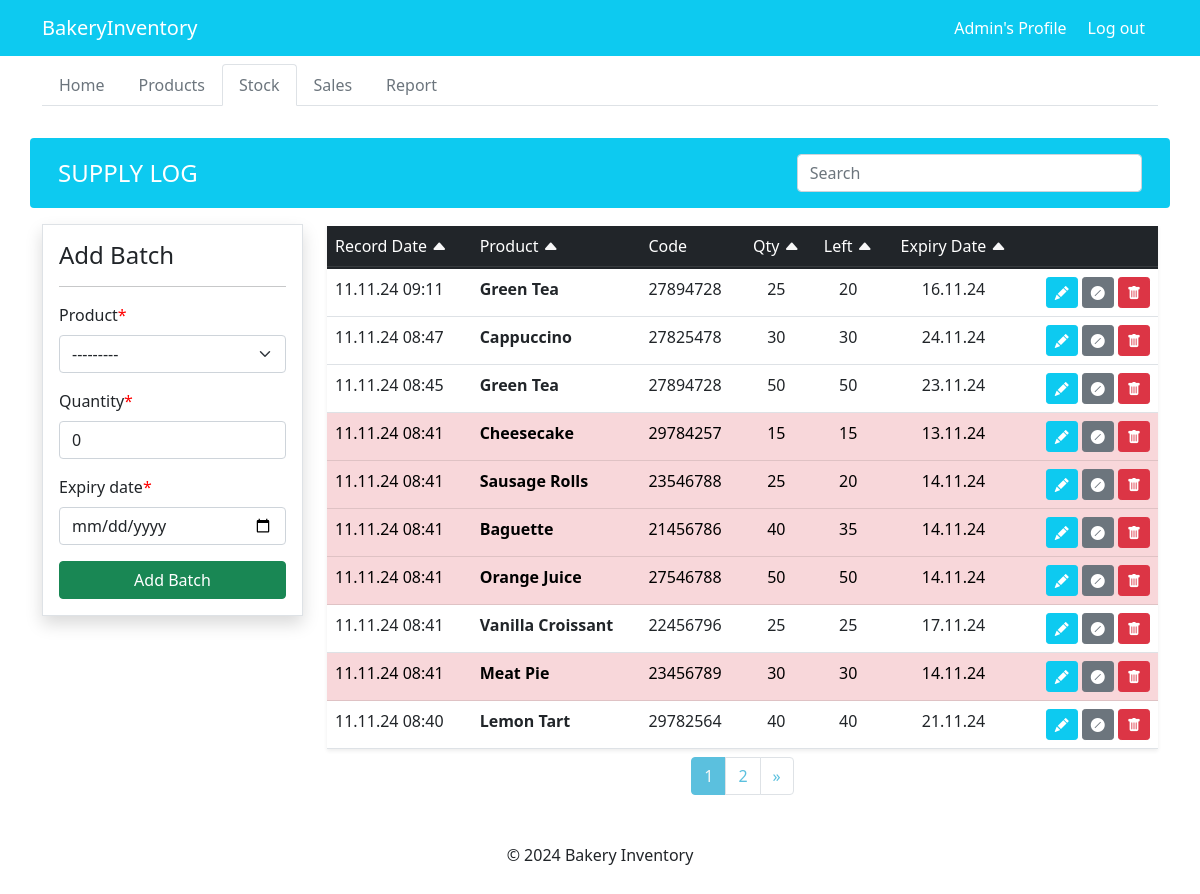
The page /stock/ (signed in) on the database its author committed.
### dashboard/models.py (models this page shows, shortened)
class Batch(models.Model):
    record_date = models.DateTimeField(auto_now_add=True)
    product = models.ForeignKey(Product, on_delete=models.CASCADE)
    quantity = models.PositiveIntegerField(default=0, null=True)
    left = models.PositiveIntegerField(null=True)
    expiry_date = models.DateField()
    class Meta:
        verbose_name_plural = 'Batches'

class Product(models.Model):
    name = models.CharField(max_length=50, unique=True, null = True)
    category = models.CharField(max_length=50, choices = CATEGORY)
    code = models.CharField(max_length=8, validators=[MinLengthValidator(8)], unique=True, null=True)
    price = models.DecimalField(max_digits=10, decimal_places=2, null=True)
    quantity = models.PositiveIntegerField(default=0, editable=False, null=True)
    def __str__(self):
        return self.name

### dashboard/views.py (the view)
# urls.py: path('stock/', views.stock, name = 'dashboard-stock'),
@login_required
def stock(request):
    if not request.user.is_superuser:
        return HttpResponseForbidden("Access denied")
    page_number = request.GET.get('page', 1)
    query = request.GET.get('query', '')
    sort_by = request.GET.get('sort', 'record_date')
    sort_order = request.GET.get('order', 'desc')
    today_date = datetime.date.today()
    date_range = today_date - datetime.timedelta(days=5)
    items = Batch.objects.filter(
        Q(record_date__gte=date_range) |
        (Q(record_date__lt=date_range) & Q(expiry_date__gte=today_date) & Q(left__gt=0)))
    if query:
        items = items.filter(
            Q(product__name__icontains=query) |
            Q(product__code__icontains=query) |
            Q(expiry_date__icontains=query)
        )
    if sort_order == 'desc':
        items = items.order_by(f'-{sort_by}')
    else:
        items = items.order_by(sort_by)
    if request.method == 'POST':
        form = CreateBatch(request.POST)
        if form.is_valid():
            form.save()
            return redirect('dashboard-stock')
    else:
        form = CreateBatch()
    paginator = Paginator(items, 10)
    page_items = paginator.get_page(page_number)
    context = {
        'items': page_items,
        'today': today_date,
        'form': form,
        'query': query,
        'sort_by': sort_by,
        'sort_order': sort_order
        }
    if request.headers.get('Hx-Request') == 'true':
        return render(request, 'dashboard/stock_table.html', context)
    return render(request, 'dashboard/stock.html', context)

### dashboard/forms.py
class CreateBatch(forms.ModelForm):
    class Meta:
        model = Batch
        fields = ['product', 'quantity', 'expiry_date']
        widgets = {
            'expiry_date': forms.DateInput(attrs={'type': 'date'}),
        }

### templates/dashboard/stock.html (shortened to what this page needs)
{% extends 'partials/base.html' %} {% load crispy_forms_tags %}
{% block nav %}
{% include 'partials/nav.html' %}
{% endblock %}
{% block content %}
<section class="container mb-4">
  <header
    class="row my-3 bg-info rounded p-3 justify-content-between align-items-center"
  >
    <div class="col-md-4">
      <h1
        class="h4 text-white fw-normal text-uppercase m-0"
        id="supply-log-heading"
      >
        Supply Log
      </h1>
    </div>
    <div class="col-md-4">
      <input
        class="form-control"
        type="search"
        placeholder="Search"
        aria-label="Search for batch"
        hx-get="{% url 'dashboard-stock' %}?page={{page_number}}&sort={{ sort_by }}&order={{ sort_order }}"
        hx-trigger="keyup changed delay:500ms"
        hx-target="#stock-table"
        name="query"
      />
    </div>
  </header>
  <div class="row">
    <div class="col-md-3">
      <div class="shadow border bg-white p-3 mb-4 mb-md-0">
        <h4 id="add-batch-heading">Add Batch</h4>
        <hr />
        <form method="post" aria-labelledby="add-batch-heading">
          {% csrf_token %} {{ form|crispy }}
          <div class="d-grid">
            <input
              class="btn btn-success px-4"
              type="submit"
              value="Add Batch"
              aria-label="Submit the batch form"
            />
          </div>
        </form>
      </div>
    </div>
    <div
      id="stock-table"
      class="col-md-9"
      aria-live="polite"
      aria-describedby="supply-log-heading"
    >
      {% include 'dashboard/stock_table.html' %}
    </div>
  </div>
</section>
{% endblock %}

### templates/partials/header.html (shortened to what this page needs)
<nav class="navbar navbar-expand-lg navbar-dark bg-info mb-2" role="banner">
  <div class="container">
    {% if user.is_authenticated %}
    <a
      class="navbar-brand text-white"
      href="{% url 'dashboard-index' %}"
      aria-label="Navigate to Dashboard Home"
      >BakeryInventory</a
    >
    <div class="collapse navbar-collapse" id="navbarSupportedContent">
      <ul class="navbar-nav ms-auto align-items-center">
        <li class="nav-item">
          <a
            class="nav-link text-white"
            href="{% url 'user-profile' %}"
            aria-label="Navigate to your Profile"
            >{{ user.username }}'s Profile</a
          >
        </li>
        <li class="nav-item">
          <form method="post" action="{% url 'user-logout' %}" class="d-inline">
            <button
              type="submit"
              class="btn text-white"
              aria-label="Log out"
              role="link"
            >
              Log out
            </button>
          </form>
        </li>
      </ul>
    </div>
    {% endif %}
  </div>
</nav>

### templates/dashboard/stock_table.html (shortened to what this page needs)
<table
  class="shadow-sm table table-hover bg-white m-0"
  role="table"
  aria-labelledby="table-title"
>
  <thead class="text-white table-dark">
    <tr>
      <td scope="col">
        Record Date
        <a
          href="{% url 'dashboard-products' %}?page={{page_number}}&query={{ query }}&sort=price&order={% if request.GET.sort == 'price' and request.GET.order == 'asc' %}desc{% else %}asc{% endif %}"
          hx-get="{% url 'dashboard-stock' %}?page={{page_number}}&query={{ query }}&sort=record_date&order={% if request.GET.sort == 'record_date' and request.GET.order == 'asc' %}desc{% else %}asc{% endif %}"
          hx-target="#stock-table"
          role="button"
          aria-label="Sort by Record Date {% if request.GET.sort == 'record_date' and request.GET.order == 'asc' %}(descending){% else %}(ascending){% endif %}"
          tabindex="0"
        >
          <i
            class="bi bi-caret-{% if request.GET.sort == 'record_date' and request.GET.order == 'asc' %}down-fill{% else %}up-fill{% endif %} icon-light {% if request.GET.sort == 'record_date' %}active{% endif %}"
          ></i>
        </a>
      </td>
      <td scope="col">
        Product
        <a
          href="{% url 'dashboard-stock' %}?page={{page_number}}&query={{ query }}&sort=product__name&order={% if request.GET.sort == 'product__name' and request.GET.order == 'asc' %}desc{% else %}asc{% endif %}"
          hx-get="{% url 'dashboard-stock' %}?page={{page_number}}&query={{ query }}&sort=product__name&order={% if request.GET.sort == 'product__name' and request.GET.order == 'asc' %}desc{% else %}asc{% endif %}"
          hx-target="#stock-table"
          role="button"
          aria-label="Sort by Product Name {% if request.GET.sort == 'product__name' and request.GET.order == 'asc' %}(descending){% else %}(ascending){% endif %}"
          tabindex="0"
        >
          <i
            class="bi bi-caret-{% if request.GET.sort == 'product__name' and request.GET.order == 'asc' %}down-fill{% else %}up-fill{% endif %} icon-light {% if request.GET.sort == 'product__name' %}active{% endif %}"
          ></i>
        </a>
      </td>
      <td scope="col">Code</td>
      <td scope="col" class="text-center">
        Qty
        <a
          href="{% url 'dashboard-stock' %}?page={{page_number}}&query={{ query }}&sort=quantity&order={% if request.GET.sort == 'quantity' and request.GET.order == 'asc' %}desc{% else %}asc{% endif %}"
          hx-get="{% url 'dashboard-stock' %}?page={{page_number}}&query={{ query }}&sort=quantity&order={% if request.GET.sort == 'quantity' and request.GET.order == 'asc' %}desc{% else %}asc{% endif %}"
          hx-target="#stock-table"
          role="button"
          aria-label="Sort by Quantity {% if request.GET.sort == 'quantity' and request.GET.order == 'asc' %}(descending){% else %}(ascending){% endif %}"
          tabindex="0"
        >
          <i
            class="bi bi-caret-{% if request.GET.sort == 'quantity' and request.GET.order == 'asc' %}down-fill{% else %}up-fill{% endif %} icon-light {% if request.GET.sort == 'quantity' %}active{% endif %}"
          ></i>
        </a>
      </td>
      <td scope="col" class="text-center">
        Left
        <a
          href="{% url 'dashboard-stock' %}?page={{page_number}}&query={{ query }}&sort=left&order={% if request.GET.sort == 'left' and request.GET.order == 'asc' %}desc{% else %}asc{% endif %}"
          hx-target="#stock-table"
          hx-get="{% url 'dashboard-stock' %}?page={{page_number}}&query={{ query }}&sort=left&order={% if request.GET.sort == 'left' and request.GET.order == 'asc' %}desc{% else %}asc{% endif %}"
          hx-target="#stock-table"
          role="button"
          aria-label="Sort by Left Quantity {% if request.GET.sort == 'left' and request.GET.order == 'asc' %}(descending){% else %}(ascending){% endif %}"
          tabindex="0"
        >
          <i
            class="bi bi-caret-{% if request.GET.sort == 'left' and request.GET.order == 'asc' %}down-fill{% else %}up-fill{% endif %} icon-light {% if request.GET.sort == 'left' %}active{% endif %}"
          ></i>
        </a>
      </td>
      <td scope="col" class="text-center">
        Expiry Date
        <a
          href="{% url 'dashboard-stock' %}?page={{page_number}}&query={{ query }}&sort=expiry_date&order={% if request.GET.sort == 'expiry_date' and request.GET.order == 'asc' %}desc{% else %}asc{% endif %}"
          hx-get="{% url 'dashboard-stock' %}?page={{page_number}}&query={{ query }}&sort=expiry_date&order={% if request.GET.sort == 'expiry_date' and request.GET.order == 'asc' %}desc{% else %}asc{% endif %}"
          hx-target="#stock-table"
          role="button"
          aria-label="Sort by Expiry Date {% if request.GET.sort == 'expiry_date' and request.GET.order == 'asc' %}(descending){% else %}(ascending){% endif %}"
          tabindex="0"
        >
          <i
            class="bi bi-caret-{% if request.GET.sort == 'expiry_date' and request.GET.order == 'asc' %}down-fill{% else %}up-fill{% endif %} icon-light {% if request.GET.sort == 'expiry_date' %}active{% endif %}"
          ></i>
        </a>
      </td>
      <td scope="col" aria-label="Actions"></td>
    </tr>
  </thead>
  <tbody>
    {% for item in items %}
    <tr
      class="{% if item.left == 0 %} table-secondary {% elif item.expiry_date < today %} table-danger {% endif %}"
    >
      <td aria-label="Record Date">{{item.record_date|date:"j.n.y H:i"}}</td>
      <th scope="row" aria-label="Batch Product Name">{{item.product.name}}</th>
      <td aria-label="Batch Product Code">{{item.product.code}}</td>
      <td class="text-center" aria-label="Batch Product Quantity">
        {{item.quantity}}
      </td>
      <td class="text-center" aria-label="Batch Product Left Quantity">
        {{item.left}}
      </td>
      <td class="text-center" aria-label="Batch Product Expiry Date">
        {{item.expiry_date|date:"j.n.y"}}
      </td>
      <td class="text-end">
        <a
          class="btn btn-info btn-sm text-white"
          href="{% url 'dashboard-batch-update' item.id %}"
          title="Edit"
          aria-label="Edit Batch Info"
          ><i class="bi bi-pencil-fill"></i
        ></a>
        <a
          class="btn btn-secondary btn-sm"
          href="{% url 'dashboard-batch-write-off' item.id%}"
          title="Write off"
          aria-label="Write Off Product"
          ><i class="bi bi-slash-circle-fill"></i>
        </a>
        <a
          class="btn btn-danger btn-sm"
          href="{% url 'dashboard-batch-delete' item.id%}"
          title="Delete"
          aria-label="Delete Batch"
          ><i class="bi bi-trash-fill"></i>
        </a>
      </td>
    </tr>
    {% endfor %}
  </tbody>
</table>
{% include 'partials/pagination.html' with hx_target="#stock-table"%}

### css/style.css (style rules this page uses)
.asteriskField { color: red; }
.icon-light { color: #f7f7f7; }

### rows shown on the page
Batch: record_date "11.11.24 09:11", product.name "Green Tea", product.code "27894728", quantity "25", left "20", expiry_date "16.11.24"
Batch: record_date "11.11.24 08:47", product.name "Cappuccino", product.code "27825478", quantity "30", left "30", expiry_date "24.11.24"
Batch: record_date "11.11.24 08:45", product.name "Green Tea", product.code "27894728", quantity "50", left "50", expiry_date "23.11.24"
Batch: record_date "11.11.24 08:41", product.name "Cheesecake", product.code "29784257", quantity "15", left "15", expiry_date "13.11.24"
Batch: record_date "11.11.24 08:41", product.name "Sausage Rolls", product.code "23546788", quantity "25", left "20", expiry_date "14.11.24"
Batch: record_date "11.11.24 08:41", product.name "Baguette", product.code "21456786", quantity "40", left "35", expiry_date "14.11.24"
Batch: record_date "11.11.24 08:41", product.name "Orange Juice", product.code "27546788", quantity "50", left "50", expiry_date "14.11.24"
Batch: record_date "11.11.24 08:41", product.name "Vanilla Croissant", product.code "22456796", quantity "25", left "25", expiry_date "17.11.24"
Batch: record_date "11.11.24 08:41", product.name "Meat Pie", product.code "23456789", quantity "30", left "30", expiry_date "14.11.24"
Batch: record_date "11.11.24 08:40", product.name "Lemon Tart", product.code "29782564", quantity "40", left "40", expiry_date "21.11.24"

### other values the page prints
{{ user.username }} "Admin"
{{ i }} "1" "2"
